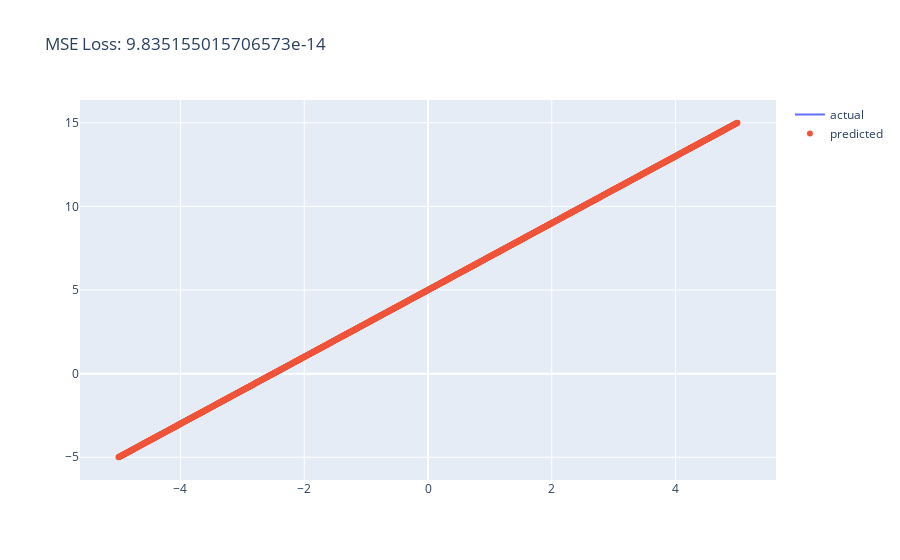

This figure's notebook cell:
### Code cell
lin_agent.validate(x[np.newaxis].T, y[np.newaxis].T)

### Figure 1 — Plotly figure (JSON) as saved in the notebook; plotly's stock layout.template omitted (floating-point values rounded to 4 significant figures; data arrays with more than 128 entries replaced by an {"elided": "..."} marker saying what was removed)
{"data": [{"mode": "lines", "name": "actual", "type": "scatter", "x": {"elided": "2000 float values"}, "y": {"elided": "2000 float values"}}, {"mode": "markers", "name": "predicted", "type": "scatter", "x": {"elided": "2000 float values"}, "y": {"elided": "2000 float values"}}], "layout": {"title": {"text": "MSE Loss: 9.835155015706573e-14"}}}
